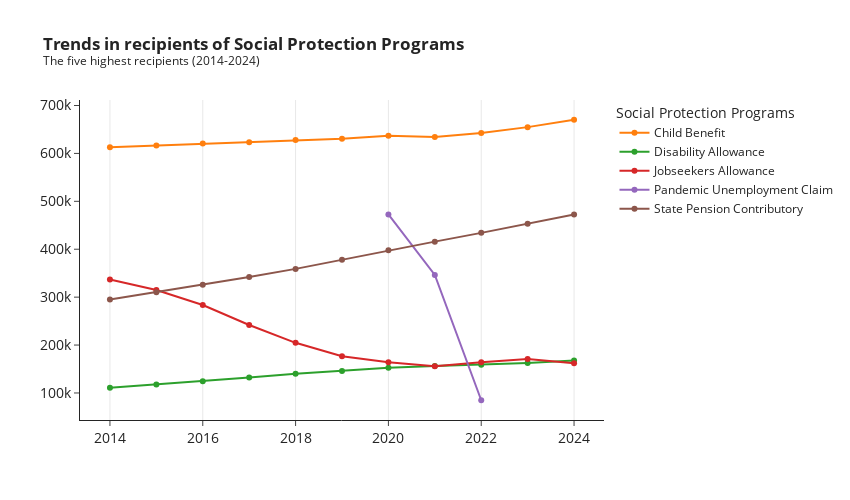

Source (notebook cell):
### Markdown cell above
**Analysis:** Pandemic, pension, child, and jobseeker benefits highlight comparing to other benefits.

### Code cell
# The most uptaken Social Protection Schemes from 2014 to 2024

years = np.arange(2014, 2025)

fig = px.line(title='<b>Trends in recipients of Social Protection Programs</b><br><sup>The five highest recipients (2014-2024)</sup>',
              template='simple_white',
              )

fig.add_trace(go.Scatter(x=years, y=social_programs['Child Benefit'], name="Child Benefit"))
fig.add_trace(go.Scatter(x=years, y=social_programs['Disability Allowance'], name="Disability Allowance	"))
fig.add_trace(go.Scatter(x=years, y=social_programs['Jobseekers Allowance'], name="Jobseekers Allowance"))
fig.add_trace(go.Scatter(x=years, y=social_programs['Pandemic Unemployment Claim'], name="Pandemic Unemployment Claim"))
fig.add_trace(go.Scatter(x=years, y=social_programs['State Pension Contributory'], name="State Pension Contributory"))

fig.update_xaxes(tickfont=dict(size=14), title_text='', showgrid=True)
fig.update_yaxes(tickfont=dict(size=14), title_text='')

fig.update_traces(mode='markers+lines', marker=dict(size=6))

fig.update_layout(legend_title='Social Protection Programs', width=850, height=500)

### Figure 1 — Plotly figure (JSON) as saved in the notebook; plotly's stock layout.template omitted (floating-point values rounded to 4 significant figures)
{"data": [{"hovertemplate": "<extra></extra>", "legendgroup": "", "line": {"color": "#1F77B4", "dash": "solid"}, "marker": {"size": 6, "symbol": "circle"}, "mode": "markers+lines", "name": "", "orientation": "v", "showlegend": false, "type": "scatter", "xaxis": "x", "yaxis": "y"}, {"marker": {"size": 6}, "mode": "markers+lines", "name": "Child Benefit", "type": "scatter", "x": [2014, 2015, 2016, 2017, 2018, 2019, 2020, 2021, 2022, 2023, 2024], "y": [612900.0, 616300.0, 620400.0, 623448, 627900.0, 630500.0, 636945, 634500.0, 642500.0, 654900.0, 670300.0]}, {"marker": {"size": 6}, "mode": "markers+lines", "name": "Disability Allowance\t", "type": "scatter", "x": [2014, 2015, 2016, 2017, 2018, 2019, 2020, 2021, 2022, 2023, 2024], "y": [111000.0, 117770, 124500.0, 132500.0, 139879, 146100.0, 152500.0, 156400.0, 158800.0, 162726, 167507]}, {"marker": {"size": 6}, "mode": "markers+lines", "name": "Jobseekers Allowance", "type": "scatter", "x": [2014, 2015, 2016, 2017, 2018, 2019, 2020, 2021, 2022, 2023, 2024], "y": [337017, 314844, 283600.0, 241800.0, 204600.0, 176648, 164321, 155600.0, 164000.0, 170900.0, 161925]}, {"marker": {"size": 6}, "mode": "markers+lines", "name": "Pandemic Unemployment Claim", "type": "scatter", "x": [2014, 2015, 2016, 2017, 2018, 2019, 2020, 2021, 2022, 2023, 2024], "y": [null, null, null, null, null, null, 472600.0, 346400.0, 84801, null, null]}, {"marker": {"size": 6}, "mode": "markers+lines", "name": "State Pension Contributory", "type": "scatter", "x": [2014, 2015, 2016, 2017, 2018, 2019, 2020, 2021, 2022, 2023, 2024], "y": [294900.0, 310200.0, 325600.0, 342000.0, 359000.0, 378100.0, 397800.0, 415900.0, 434100.0, 453300.0, 472558]}], "layout": {"height": 500, "legend": {"title": {"text": "Social Protection Programs"}, "tracegroupgap": 0}, "title": {"text": "<b>Trends in recipients of Social Protection Programs</b><br><sup>The five highest recipients (2014-2024)</sup>"}, "width": 850, "xaxis": {"anchor": "y", "domain": [0, 1], "showgrid": true, "tickfont": {"size": 14}, "title": {"text": ""}}, "yaxis": {"anchor": "x", "domain": [0, 1], "tickfont": {"size": 14}, "title": {"text": ""}}}}
